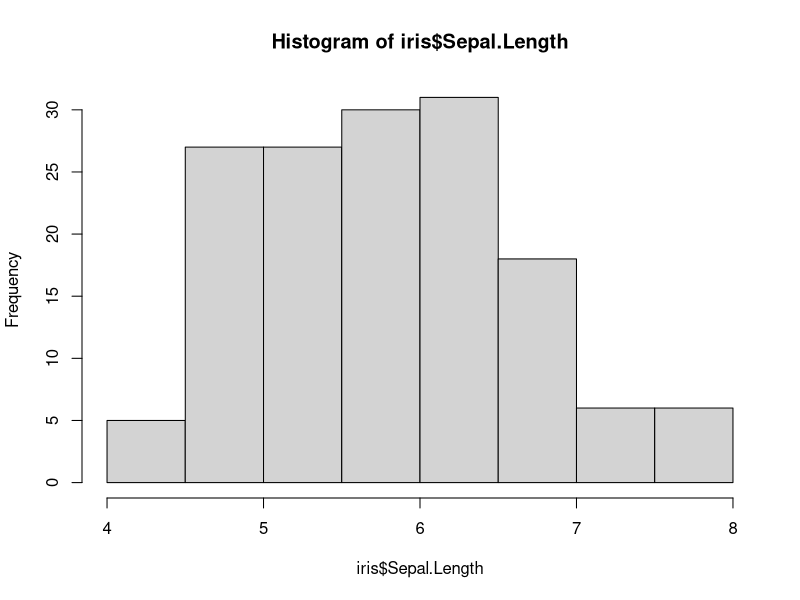
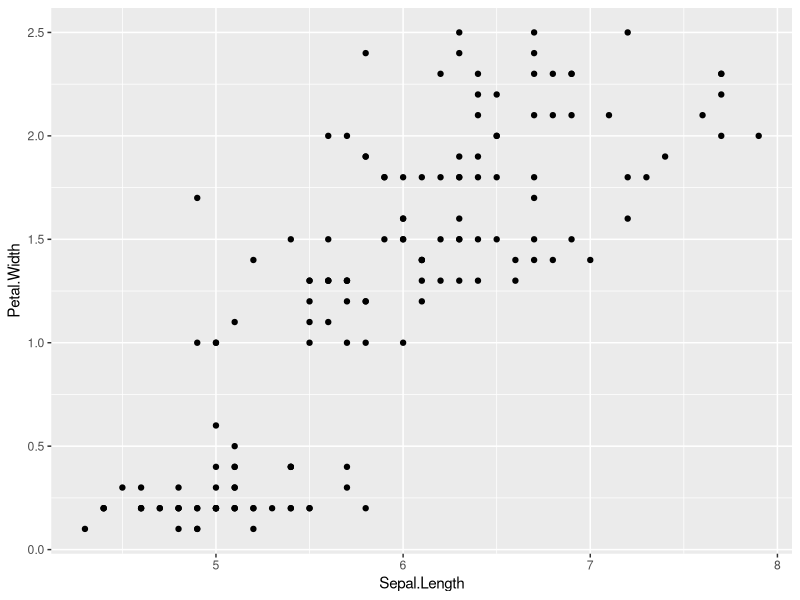

Generate these figures, in order, with R:
library(tidyverse)
data("iris")
hist(iris$Sepal.Length)

head(iris)
ggplot(iris, aes(Sepal.Length, Petal.Width)) +
  geom_point()
